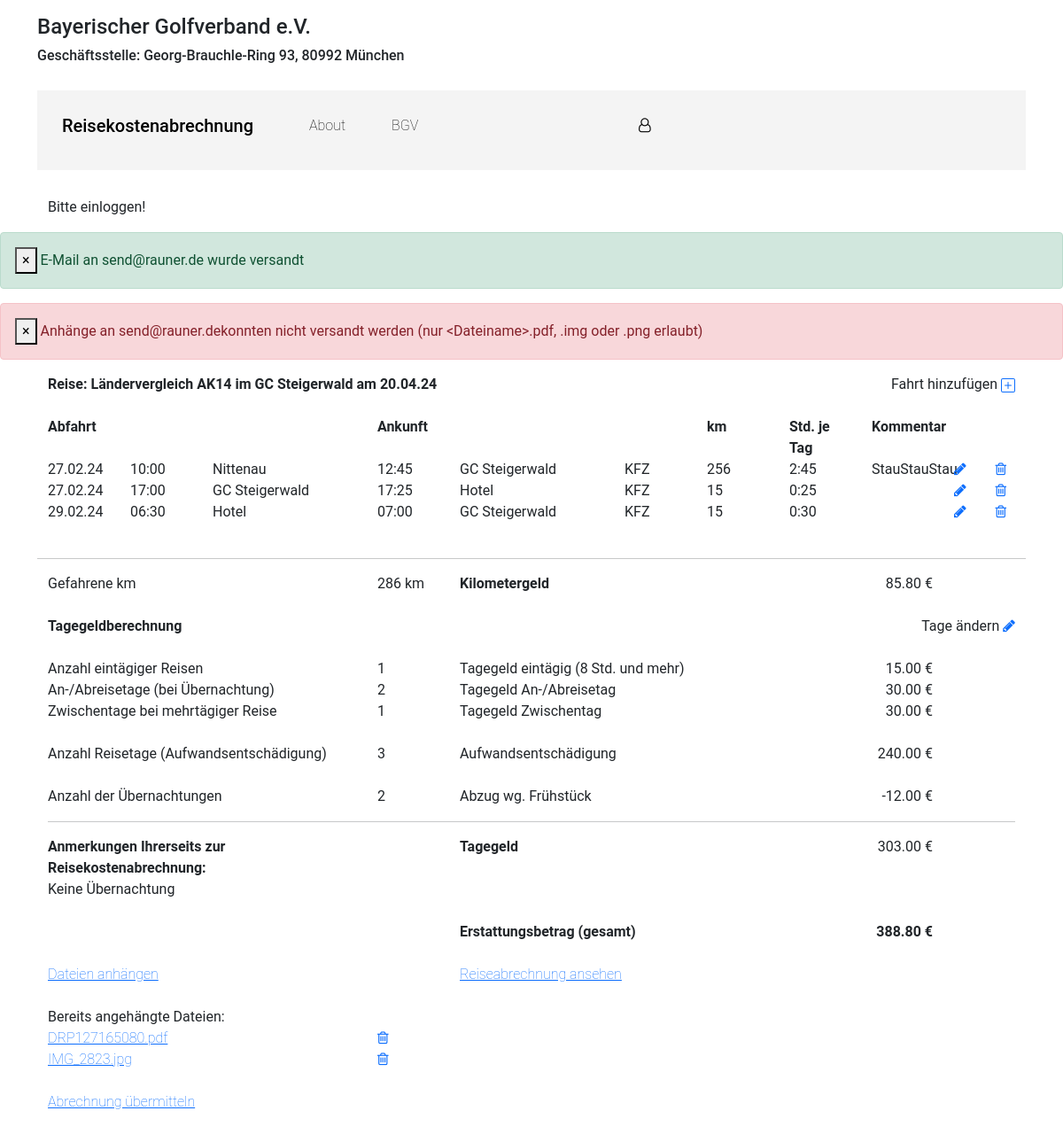
The app's page /event/1/send/ with its own data.
### expenses/models.py (models this page shows, shortened)
class Event(models.Model):
    referee = models.ForeignKey('auth.User', on_delete=models.DO_NOTHING, related_name='events_referee')
    name = models.CharField(max_length=100)
    startdate = models.DateTimeField(null=True)
    enddate = models.DateTimeField(null=True)
    status = models.BooleanField(default=False)  # sent = True
    game = models.ForeignKey('expenses.Game', on_delete=models.DO_NOTHING, related_name='events_game')
    club = models.ForeignKey('expenses.Club', on_delete=models.DO_NOTHING, related_name='events_club')
    attachment = models.FileField(upload_to='attachments/', blank=True)
    class Meta:
        ordering = ['-startdate']

class Game(models.Model):
    name = models.CharField( max_length=50)
    AK = models.CharField(max_length=20)
    def __str__(self):
        return self.name + ' ' + self.AK

class Club(models.Model):
    name = models.CharField(max_length=50)
    street = models.CharField(max_length=50)
    houseno = models.IntegerField()
    pid = models.IntegerField()
    city = models.CharField(max_length=50)
    region = models.CharField(max_length=50, default='Bayern')
    def __str__(self):
        return self.name

class Travel(models.Model):
    event = models.ForeignKey('expenses.Event', on_delete=models.CASCADE, related_name='events_travel')
    traveldate = models.DateTimeField(null=True)
    starttime = models.TimeField(null=True)
    startlocation = models.CharField(max_length=30, default=" ", blank=False)
    endtime = models.TimeField(null=True)
    duration = models.CharField(max_length=4, default="00:00 ", blank=True)
    endlocation = models.CharField(max_length=30, default=" ", blank=False)
    type = models.CharField(max_length=30, choices=TYPE_CHOICES, default='KFZ')  # PKW, Flugzeug, Bahn
    km = models.IntegerField()
    comment = models.CharField(max_length=30, blank=True)
    class Meta:
        ordering = ['traveldate']

class Days(models.Model):
    event = models.ForeignKey('expenses.Event', on_delete=models.CASCADE, related_name='events_days')
    iNOfOneDayTravel = models.IntegerField(choices=INT_CHOICES, default=0)
    iNOfMoreDaysTravel = models.IntegerField(choices=INT_CHOICES, default=0)
    iNOfDaysBetween = models.IntegerField(choices=INT_CHOICES, default=0)
    iNOfNights = models.IntegerField(choices=INT_CHOICES, default=0)
    iNOfTravelDays = models.IntegerField(choices=INT_CHOICES, default=0)
    cComment = models.CharField(max_length=100, blank=True)

class UploadedFile(models.Model):
    event = models.ForeignKey('expenses.Event', on_delete=models.CASCADE, related_name='events_uploaded_files')
    file = models.FileField(upload_to=generate_filename)
    file_name = models.CharField(max_length=100, blank=True)
    uploaded_date = models.DateTimeField(auto_now_add=True)
    file_size = models.IntegerField(default=0)

### expenses/views.py (the view)
# urls.py: path('event/<int:pk>/send/', views.event_send, name='event_send'),
def event_send(request, pk):
  event = Event.objects.get(pk=pk)
  rates = Rates.objects.get(id=1)
  referee_id = event.referee_id
  referee = Referee.objects.get(author_id=referee_id)
  startdate = event.startdate
  startdate = startdate.strftime('%d.%m.%Y')
  subject = str(event.name) + ': ' + str(event.club) + ' am ' + str(startdate)
  context = create_context_days(event, rates)
  html_message = render_to_string('expenses/travel_pdf.html', context)
  plain_message = strip_tags(html_message)
  from_email = referee.email
  to = settings.EMAIL_HOST_USER
  try:
    send_mail(subject, plain_message, from_email, [to], html_message=html_message)
    messages.success(request, "E-Mail an " + str(to) + " wurde versandt")
  except:
    messages.error(request, "E-Mail an " + str(to) + " konnte nicht versandt werden!")
  message_att = 'Anhänge zu ' + subject
  email = EmailMessage(subject, message_att, from_email, [to])
  files = context['file_list']
  path_pk = str(pk)
  try:
    for file in files:
      path = os.path.join(settings.MEDIA_ROOT, str('attachments/' + path_pk + '/' + file.file_name))
      email.attach_file(path, mimetype=None)
    email.send()
    messages.success(request, "Anhänge an " + str(to) + " wurden versandt")
  except:
    messages.error(request, "Anhänge an " + str(to) +
                   "konnten nicht versandt werden (nur <Dateiname>.pdf, .img oder .png erlaubt)")
  return render(request, 'expenses/travel_list.html', context)

### templates/expenses/travel_list.html (shortened to what this page needs)
{% extends 'base.html' %}
{% block content %}
<div class="container">
  <div class="row">
    <div class="col-10 td-bold">
      Reise: {{ event.game }} im {{ event.club }} am {{ event.startdate|date:"d.m.y" }}
    </div>
    <div class="col-2" style="text-align: right">
      Fahrt hinzufügen <a href="{% url 'expenses:travel_add' pk=event.pk %}">{% include 'plus-square.svg' %} </a>
    </div>
  </div>
</div>
{% if travel_list.count > 0 %}
  <br>
  <div class="container text-left">
      <div class="row text-left td-bold">
        <div class="col-1">Abfahrt</div>
        <div class="col-1"></div>
        <div class="col-2"></div>
        <div class="col-1">Ankunft</div>
        <div class="col-2"></div>
        <div class="col-1"></div>
        <div class="col-1">km</div>
        <div class="col-1">Std. je Tag</div>
        <div class="col-1">Kommentar</div>
        <div class="col-1"></div>
      </div>
  </div>
  <div class="container text-left">
    {% for travel in travel_list %}
      <div class="row">
        <div class="col-1">{{ travel.traveldate|date:"d.m.y" }}</div>
        <div class="col-1">{{ travel.starttime|time:"H:i" }}</div>
        <div class="col-2">{{ travel.startlocation }}</div>
        <div class="col-1">{{ travel.endtime|time:"H:i" }}</div>
        <div class="col-2">{{ travel.endlocation }}</div>
        <div class="col-1">{{ travel.type }}</div>
        <div class="col-1">{{ travel.km }}</div>
        <div class="col-1">{{ travel.duration }}</div>
        <div class="col-1">{{ travel.comment }}</div>
        <div class="col text-right"><a  href="{% url 'expenses:travel_update' pk=event.pk id=travel.id %}"><i aria-hidden="true" class="fa fa-pencil"></i></a></div>
        <div class="col text-right"><a  href="{% url 'expenses:travel_delete' pk=event.pk id=travel.id %}"><i aria-hidden="true" class="fa fa-trash-o" ></i></a></div>
      </div>
    {% endfor %}
  </div>
  <br>
  <hr style="height:1px;">
  <div class="container text-left">
    <div class="row">
      <div class="col-4">Gefahrene km</div>
      <div class="col-1">{{ gefkm }} km</div>
      <div class="col-4 td-bold">Kilometergeld</div>
      <div class="col-2" style="text-align: right">{{ Kilometergeld }} €</div>
    </div>
  </div>
  {% if icount > 0 %}
    <br>
    <div class="container text-left">
      <div class="row">
        <div class="col-10 td-bold">Tagegeldberechnung</div>
        <div class="col-2" style="text-align: right">
            Tage ändern <a href="{% url 'expenses:days_update' pk=event.pk %}"><i aria-hidden="true" class="fa fa-pencil"></i></a>
        </div>
      </div>
      <br>
      {% for days in  days_list %}
        <div class="row">
          <div class="col-4">Anzahl eintägiger Reisen</div>
          <div class="col-1">{{ days.iNOfOneDayTravel }}</div>
          <div class="col-4">Tagegeld eintägig (8 Std. und mehr)</div>
          <div class="col-2" style="text-align: right" id="Tagegeld">{{ Tagegeld }} €</div>
        </div>
        <div class="row">
          <div class="col-4">An-/Abreisetage (bei Übernachtung)</div>
          <div class="col-1">{{ days.iNOfMoreDaysTravel }}</div>
          <div class="col-4">Tagegeld An-/Abreisetag</div>
          <div class="col-2" style="text-align: right" id="AnAbTagegeld">{{ AnAbTagegeld }} €</div>
        </div>
        <div class="row">
          <div class="col-4">Zwischentage bei mehrtägiger Reise</div>
          <div class="col-1">{{ days.iNOfDaysBetween }}</div>
          <div class="col-4">Tagegeld Zwischentag</div>
          <div class="col-2" style="text-align: right" id="ZwTagegeld">{{ ZwTagegeld }} €</div>
        </div>
        <br>
        <div class="row">
          <div class="col-4">Anzahl Reisetage (Aufwandsentschädigung)</div>
          <div class="col-1">{{ days.iNOfTravelDays }}</div>
          <div class="col-4">Aufwandsentschädigung</div>
          <div class="col-2" style="text-align: right" id="Aufwand">{{ Aufwand }} €</div>
        </div>
        <br>
        <div class="row">
          <div class="col-4">Anzahl der Übernachtungen</div>
          <div class="col-1">{{ days.iNOfNights }}</div>
          <div class="col-4">Abzug wg. Frühstück</div>
          <div class="col-2" style="text-align: right" id="Breakfast">{{ Breakfast }} €</div>
        </div>
        <hr style="height: 1px;">
        <div class="row">
          {% if days.cComment %}
            <div class="col-4 td-bold">Anmerkungen Ihrerseits zur Reisekostenabrechnung:</div>
          {% else %}
            <div class="col-4"></div>
          {% endif %}
          <div class="col-1"></div>
          <div class="col-4 td-bold">Tagegeld</div>
          <div class="col-2" style="text-align: right" id="CostAll">{{ CostAll }} €</div>
        </div>
        <div class="row">
          <div class="col-4">{{ days.cComment }}</div>
        </div>
        <br>
        <div class="row">
        <div class="col-5"></div>
        <div class="col-4 td-bold">Erstattungsbetrag (gesamt)</div>
          <div class="col-2" style="font-weight: bold; text-align: right">{{ Erstattungsbetrag }} €</div>
        </div>
        <br>
        <div class="row">
          <div class="col-4">
            <a href="{% url 'expenses:upload_file' pk=event.pk %}">Dateien anhängen</a>
          </div>
          <div class="col-1"></div>
          <div class="col-4">
            <a href="{% url 'expenses:event_genPDF' pk=event.pk %}">Reiseabrechnung ansehen </a>
          </div>
        </div>
        <br>
        {% if file_list.count > 0 %}
          <div class="row">
            <div class="col-4">Bereits angehängte Dateien:</div>
          </div>
          {%  for files in file_list %}
            <div class="row">
              <div class="col-4"><a href="{{ MEDIA_URL }}{{ files.file }}">{{ files.file_name }}</a></div>
              <div class="col-1">
                <a href="{% url 'expenses:delete_file' pk=event.pk id=files.id %}"><i aria-hidden="true" class="fa fa-trash-o" ></i></a>
              </div>
            </div>
          {% endfor %}
        {% endif %}
        <br>
        <div class="row">
          <div class="col-4">
            <a href="{% url 'expenses:event_send' pk=event.pk %}">Abrechnung übermitteln</a>
          </div>
        </div>
      {% endfor %}
  {% else %}
    <div class="col-12" style="text-align: right">
      Tage hinzufügen <a href="{% url 'expenses:days_add' pk=event.pk %}">{% include 'plus-square.svg' %} </a>
    </div>
 {% endif %}
{% endif %}
<br><br>
{% endblock content %}

### static/expenses.css (style rules this page uses)
body { font-family: "Roboto", "Lucida Grande", "DejaVu Sans", "Bitstream Vera Sans", Verdana, Arial, sans-serif; }
a { font-weight: lighter; }
.td-bold { font-weight: bold; }

### records on screen
Event: game "Ländervergleich AK14", club "GC Steigerwald", startdate "20.04.24"
Travel: traveldate "27.02.24", starttime "10:00", startlocation "Nittenau", endtime "12:45", endlocation "GC Steigerwald", type "KFZ", km "256", duration "2:45", comment "StauStauStau"
Travel: traveldate "27.02.24", starttime "17:00", startlocation "GC Steigerwald", endtime "17:25", endlocation "Hotel", type "KFZ", km "15", duration "0:25"
Travel: traveldate "29.02.24", starttime "06:30", startlocation "Hotel", endtime "07:00", endlocation "GC Steigerwald", type "KFZ", km "15", duration "0:30"
Days: iNOfOneDayTravel "1", Tagegeld "15.00", iNOfMoreDaysTravel "2", AnAbTagegeld "30.00", iNOfDaysBetween "1", ZwTagegeld "30.00", iNOfTravelDays "3", Aufwand "240.00", iNOfNights "2", Breakfast "-12.00", shows "Anmerkungen Ihrerseits zur Reisekostenabrechnung:", CostAll "303.00", cComment "Keine Übernachtung", Erstattungsbetrag "388.80"
UploadedFile: file_name "DRP127165080.pdf"
UploadedFile: file_name "IMG_2823.jpg"

### other values on screen
{{ message }} "E-Mail an send@rauner.de wurde versandt" "Anhänge an send@rauner.dekonnten nicht versandt werden (nur <Dateiname>.pdf, .img oder .png erlaubt)"
{{ gefkm }} "286"
{{ Kilometergeld }} "85.80"
